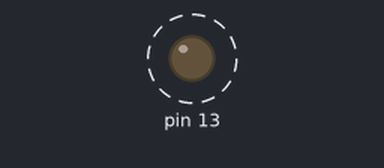
Recording of a sketch running on a simulated Arduino Uno, built with avr-gcc and run on an emulated ATmega328P. Parts: output pins drawn as LEDs (lit = HIGH). Dashed ring = blinking.

Above: at 0.5 s.
Timing chart, 0 to 4.6 s (numbered marks = the images above):
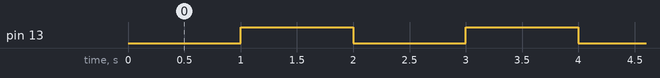

Measured:
- by itself, pin 13: alternates HIGH for 1.0 s and LOW for 1.0 s

The sketch:

test_led.ino
```cpp
#define LED1 13U


void setup() {
  // put your setup code here, to run once:
  pinMode(LED1, OUTPUT);
}

void loop() {
  // put your main code here, to run repeatedly:
  digitalWrite(LED1,LOW);
  delay(1000);
  digitalWrite(LED1,HIGH);
  delay(1000);
}
```
